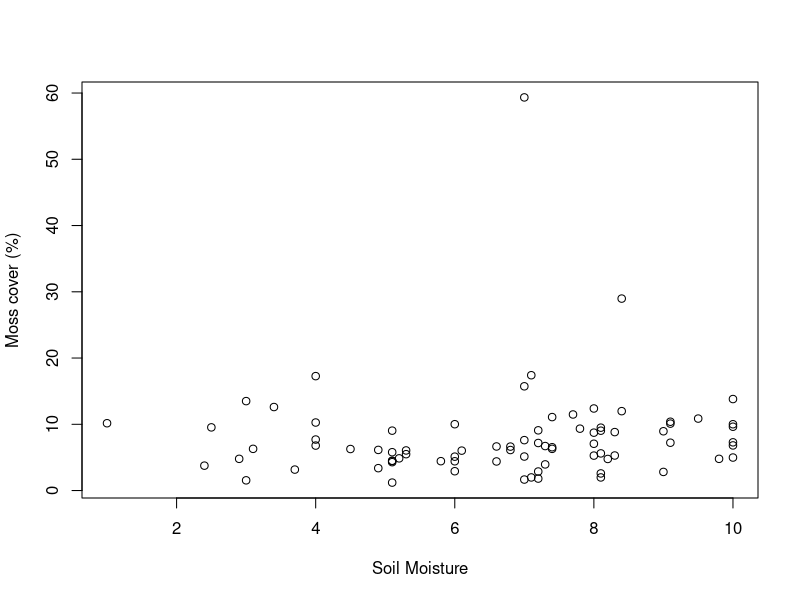
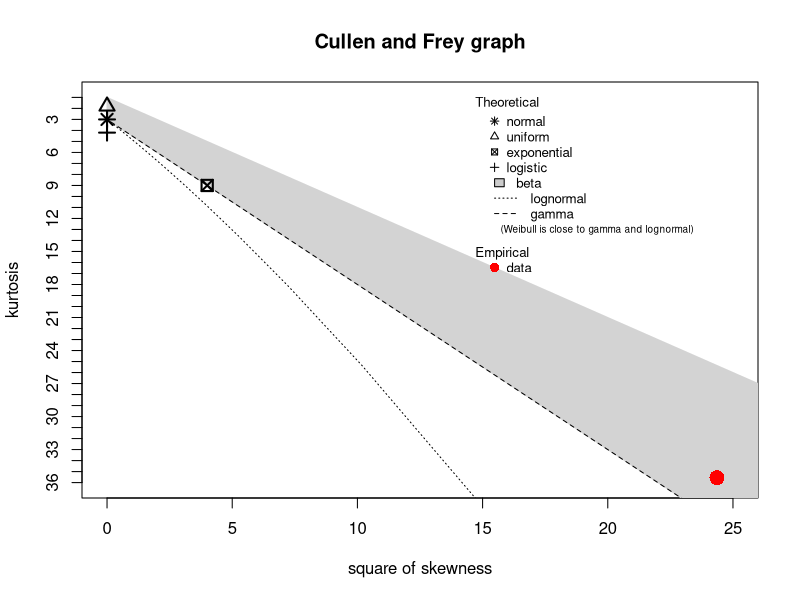
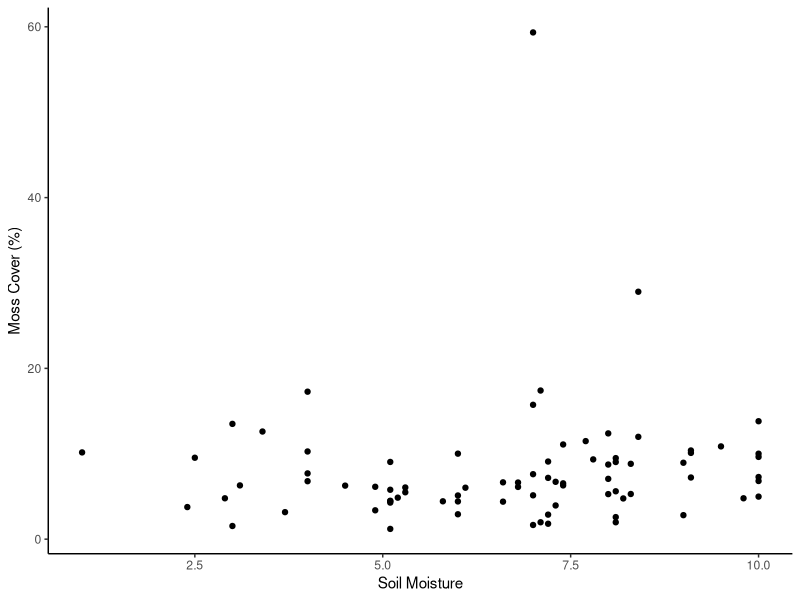
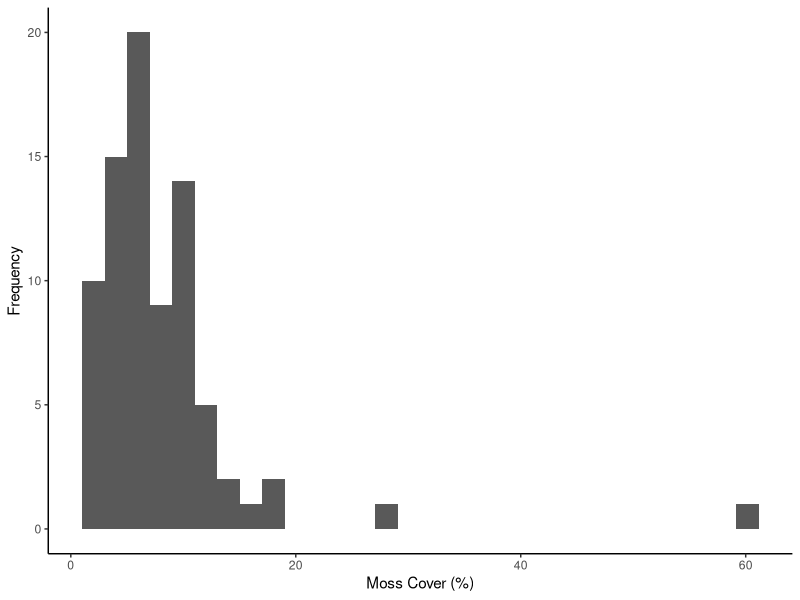
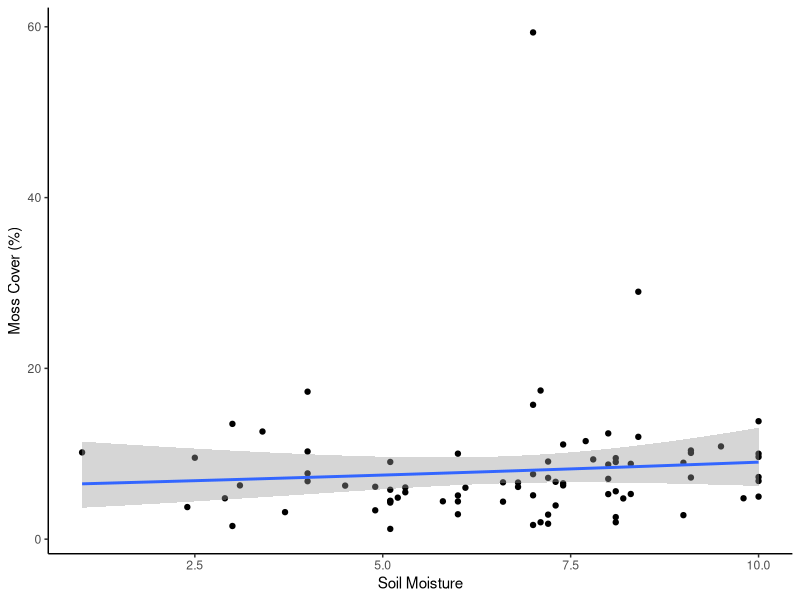
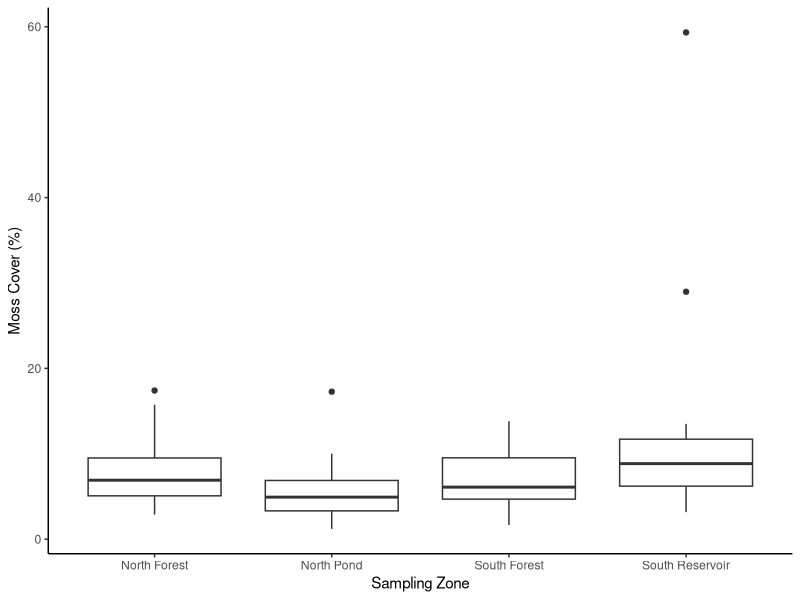
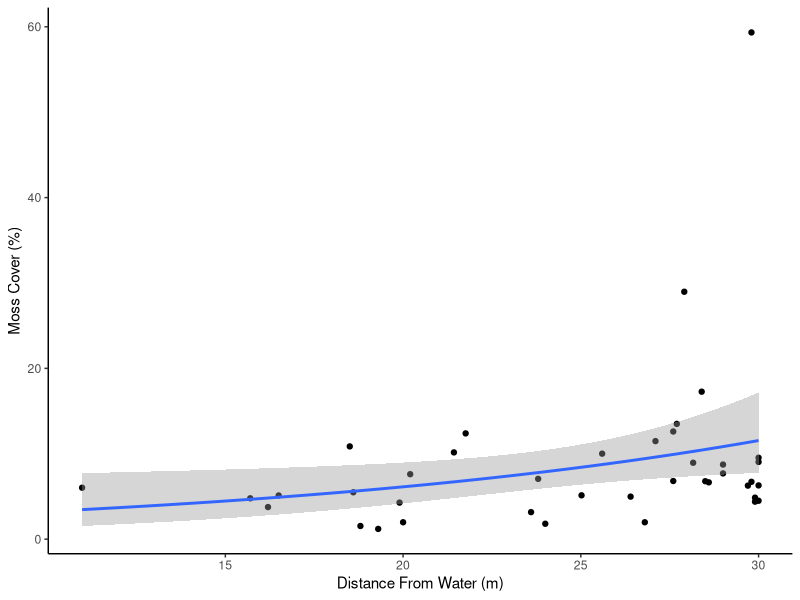
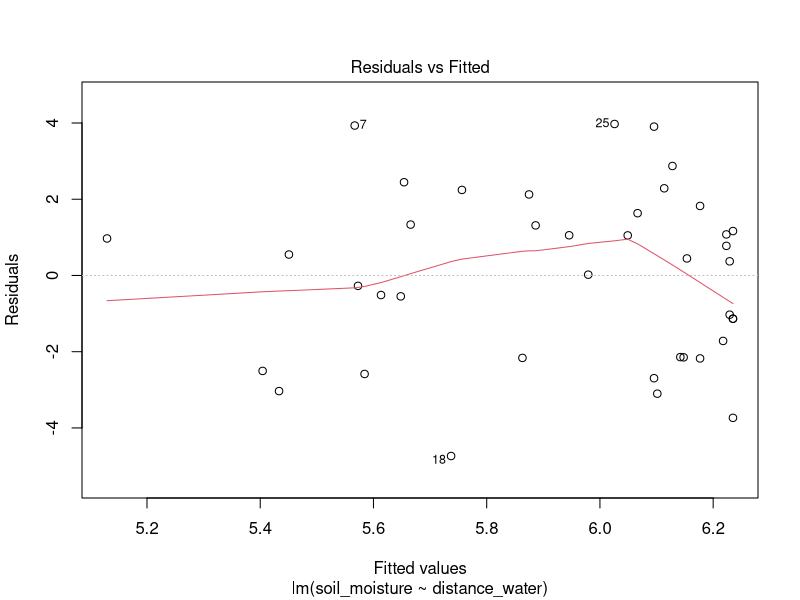

These charts were generated, in order, by the following R code:
## ---- chunk 1
knitr::opts_chunk$set(echo = TRUE)
## ---- chunk 2
library(tidyverse)
library(dplyr)
library(ggplot2)
# Loading the dataset
mossdata <- read_delim("moss_data.csv", delim = ',')
#Renaming the dataset to mossdata

## ---- chunk 3
plot(mossdata$`Soil Moisture (unit)`, 
     mossdata$`% cover`,
     xlab = "Soil Moisture",
     ylab = "Moss cover (%)" )
## ---- chunk 4
shapiro.test(mossdata$`% cover`)
## ---- chunk 5
library(fitdistrplus)
descdist(mossdata$`% cover`)
## ---- chunk 6

mossdata <- read_csv("moss_data.csv", na = c("N/A", "NA", ""))

moss_clean <- mossdata %>%
  rename(
    date = Date,
    zone = Zone,
    tree_id = `Tree ID`,
    distance_water = `Distance from water (m)`,
    soil_moisture = `Soil Moisture (unit)`,
    moss_height = `Moss Height (cm)`,
    moss_width = `Moss Width (cm)`,
    bhd = `bhd (cm)`,
    moss_cover = `% cover`,
    temperature = `Temperature (°C)`
  )

summary(moss_clean)

## ---- chunk 7

moss_distance <- moss_clean %>%
  drop_na(distance_water)

# Check the number of observations in each dataset.
nrow(moss_clean)
nrow(moss_distance)

## ---- chunk 8

ggplot(moss_clean, aes(x = soil_moisture, y = moss_cover)) +
  geom_point() +
  labs(
    x = "Soil Moisture",
    y = "Moss Cover (%)"
  ) +
  theme_classic()

## ---- chunk 9

ggplot(moss_clean, aes(x = moss_cover)) +
  geom_histogram() +
  labs(
    x = "Moss Cover (%)",
    y = "Frequency"
  ) +
  theme_classic()

## ---- chunk 10

model_soil <- glm(
  moss_cover ~ soil_moisture,
  data = moss_clean,
  family = Gamma(link = "log")
)

summary(model_soil)
AIC(model_soil)

## ---- chunk 11
ggplot(moss_clean, aes(x = soil_moisture, y = moss_cover)) +
  geom_point() +
  geom_smooth(method = "glm",
              method.args = list(family = Gamma(link = "log"))) +
  labs(
    x = "Soil Moisture",
    y = "Moss Cover (%)"
  ) +
  theme_classic()

## ---- chunk 12

model_zone <- glm(
  moss_cover ~ zone,
  data = moss_clean,
  family = Gamma(link = "log")
)

summary(model_zone)
AIC(model_zone)

## ---- chunk 13

ggplot(moss_clean, aes(x = zone, y = moss_cover)) +
  geom_boxplot() +
  labs(
    x = "Sampling Zone",
    y = "Moss Cover (%)"
  ) +
  theme_classic()

## ---- chunk 14

model_soil_zone <- glm(
  moss_cover ~ soil_moisture + zone,
  data = moss_clean,
  family = Gamma(link = "log")
)

summary(model_soil_zone)
AIC(model_soil_zone)

## ---- chunk 15
library(emmeans)

emmeans(model_zone, pairwise ~ zone, adjust = "tukey")
## ---- chunk 16

model_soil_zone_int <- glm(
  moss_cover ~ soil_moisture * zone,
  data = moss_clean,
  family = Gamma(link = "log")
)

summary(model_soil_zone_int)
AIC(model_soil_zone_int)

## ---- chunk 17

AIC(
  model_soil,
  model_zone,
  model_soil_zone,
  model_soil_zone_int)
  
## ---- chunk 18

model_distance <- glm(
  moss_cover ~ distance_water,
  data = moss_distance,
  family = Gamma(link = "log")
)

summary(model_distance)
AIC(model_distance)
## ---- chunk 19

ggplot(moss_distance,
       aes(x = distance_water, y = moss_cover)) +
  geom_point() +
  geom_smooth(
    method = "glm",
    method.args = list(family = Gamma(link = "log"))
  ) +
  labs(
    x = "Distance From Water (m)",
    y = "Moss Cover (%)"
  ) +
  theme_classic()

## ---- chunk 20

model_distance_full <- glm(
  moss_cover ~ soil_moisture + distance_water + zone,
  data = moss_distance,
  family = Gamma(link = "log"))

summary(model_distance_full)
AIC(model_distance_full)

## ---- chunk 21

model_distance_int <- glm(
  moss_cover ~ soil_moisture * distance_water + zone,
  data = moss_distance,
  family = Gamma(link = "log")
)

summary(model_distance_int)
AIC(model_distance_int)

## ---- chunk 22

AIC(
  model_distance,
  model_distance_full,
  model_distance_int)

## ---- chunk 23

model_moisture_distance <- lm(
  soil_moisture ~ distance_water,
  data = moss_distance
)

summary(model_moisture_distance)
plot(model_moisture_distance)

## ---- chunk 24
ggplot(moss_distance, aes(x = distance_water, y = soil_moisture)) +
  geom_point() +
  geom_smooth(method = "lm") +
  labs(
    x = "Distance From Water (m)",
    y = "Soil Moisture"
  ) +
  theme_classic()

## ---- chunk 25
moss_clean <- moss_clean %>%
  mutate(
    habitat = case_when(
      zone %in% c("North Forest", "South Forest") ~ "Forest",
      zone %in% c("North Pond", "South Reservoir") ~ "Water adjacent",
      TRUE ~ NA_character_
    )
  )

moss_clean$habitat <- factor(
  moss_clean$habitat,
  levels = c("Forest", "Water adjacent")
)
model_habitat <- glm(
  moss_cover ~ habitat,
  data = moss_clean,
  family = Gamma(link = "log")
)

summary(model_habitat)
